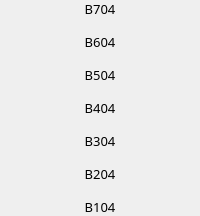
                            <widget class="QFrame" name="frame_63">
                             <property name="frameShape">
                              <enum>QFrame::NoFrame</enum>
                             </property>
                             <property name="frameShadow">
                              <enum>QFrame::Raised</enum>
                             </property>
                             <layout class="QVBoxLayout" name="verticalLayout_67">
                              <property name="spacing">
                               <number>15</number>
                              </property>
                              <property name="leftMargin">
                               <number>0</number>
                              </property>
                              <property name="topMargin">
                               <number>0</number>
                              </property>
                              <property name="rightMargin">
                               <number>0</number>
                              </property>
                              <property name="bottomMargin">
                               <number>0</number>
                              </property>
                              <item>
                               <widget class="QLabel" name="label_b704">
                                <property name="font">
                                 <font>
                                  <family>Mitr SemiBold</family>
                                  <pointsize>10</pointsize>
                                 </font>
                                </property>
                                <property name="text">
                                 <string>B704</string>
                                </property>
                                <property name="alignment">
                                 <set>Qt::AlignCenter</set>
                                </property>
                               </widget>
                              </item>
                              <item>
                               <widget class="QLabel" name="label_b604">
                                <property name="font">
                                 <font>
                                  <family>Mitr SemiBold</family>
                                  <pointsize>10</pointsize>
                                 </font>
                                </property>
                                <property name="text">
                                 <string>B604</string>
                                </property>
                                <property name="alignment">
                                 <set>Qt::AlignCenter</set>
                                </property>
                               </widget>
                              </item>
                              <item>
                               <widget class="QLabel" name="label_b504">
                                <property name="font">
                                 <font>
                                  <family>Mitr SemiBold</family>
                                  <pointsize>10</pointsize>
                                 </font>
                                </property>
                                <property name="text">
                                 <string>B504</string>
                                </property>
                                <property name="alignment">
                                 <set>Qt::AlignCenter</set>
                                </property>
                               </widget>
                              </item>
                              <item>
                               <widget class="QLabel" name="label_b404">
                                <property name="font">
                                 <font>
                                  <family>Mitr SemiBold</family>
                                  <pointsize>10</pointsize>
                                 </font>
                                </property>
                                <property name="text">
                                 <string>B404</string>
                                </property>
                                <property name="alignment">
                                 <set>Qt::AlignCenter</set>
                                </property>
                               </widget>
                              </item>
                              <item>
                               <widget class="QLabel" name="label_b304">
                                <property name="font">
                                 <font>
                                  <family>Mitr SemiBold</family>
                                  <pointsize>10</pointsize>
                                 </font>
                                </property>
                                <property name="text">
                                 <string>B304</string>
                                </property>
                                <property name="alignment">
                                 <set>Qt::AlignCenter</set>
                                </property>
                               </widget>
                              </item>
                              <item>
                               <widget class="QLabel" name="label_b204">
                                <property name="font">
                                 <font>
                                  <family>Mitr SemiBold</family>
                                  <pointsize>10</pointsize>
                                 </font>
                                </property>
                                <property name="text">
                                 <string>B204</string>
                                </property>
                                <property name="alignment">
                                 <set>Qt::AlignCenter</set>
                                </property>
                               </widget>
                              </item>
                              <item>
                               <widget class="QLabel" name="label_b104">
                                <property name="font">
                                 <font>
                                  <family>Mitr SemiBold</family>
                                  <pointsize>10</pointsize>
                                 </font>
                                </property>
                                <property name="text">
                                 <string>B104</string>
                                </property>
                                <property name="alignment">
                                 <set>Qt::AlignCenter</set>
                                </property>
                               </widget>
                              </item>
                             </layout>
                            </widget>
